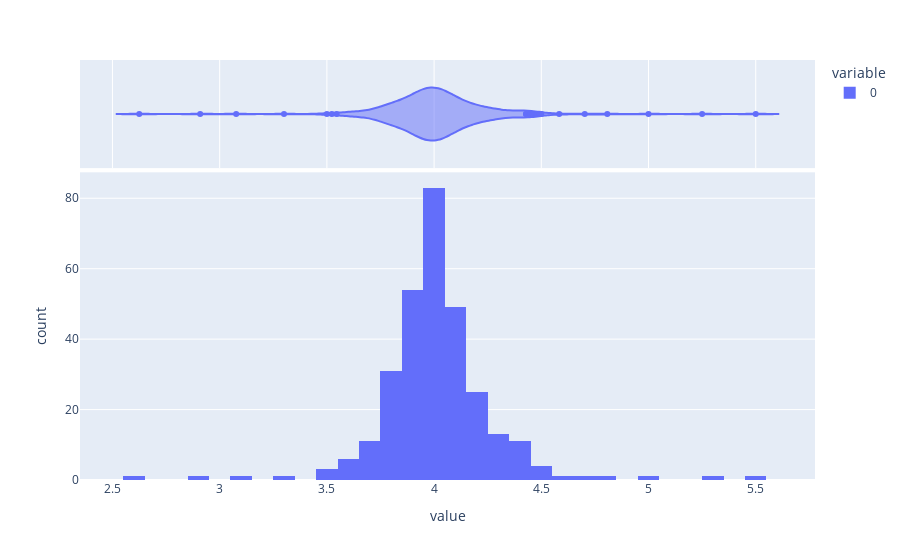

Notebook cell for this chart:
### Code cell
px.histogram(means[0:300],marginal="violin") # box # rug (give a straight line )

### Figure 1 — Plotly figure (JSON) as saved in the notebook; plotly's stock layout.template omitted (floating-point values rounded to 4 significant figures; data arrays with more than 128 entries replaced by an {"elided": "..."} marker saying what was removed)
{"data": [{"alignmentgroup": "True", "bingroup": "x", "hovertemplate": "variable=0<br>value=%{x}<br>count=%{y}<extra></extra>", "legendgroup": "0", "marker": {"color": "#636efa", "pattern": {"shape": ""}}, "name": "0", "offsetgroup": "0", "orientation": "v", "showlegend": true, "type": "histogram", "x": {"elided": "300 float values"}, "xaxis": "x", "yaxis": "y"}, {"alignmentgroup": "True", "hovertemplate": "variable=0<br>value=%{x}<extra></extra>", "legendgroup": "0", "marker": {"color": "#636efa"}, "name": "0", "offsetgroup": "0", "scalegroup": "x", "showlegend": false, "type": "violin", "x": {"elided": "300 float values"}, "xaxis": "x2", "yaxis": "y2"}], "layout": {"barmode": "relative", "legend": {"title": {"text": "variable"}, "tracegroupgap": 0}, "margin": {"t": 60}, "xaxis": {"anchor": "y", "domain": [0, 1], "title": {"text": "value"}}, "xaxis2": {"anchor": "y2", "domain": [0, 1], "matches": "x", "showgrid": true, "showticklabels": false}, "yaxis": {"anchor": "x", "domain": [0, 0.7326], "title": {"text": "count"}}, "yaxis2": {"anchor": "x2", "domain": [0.7426, 1], "matches": "y2", "showgrid": false, "showline": false, "showticklabels": false, "ticks": ""}}}
